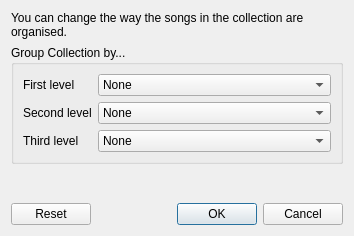
<?xml version="1.0" encoding="UTF-8"?>
<ui version="4.0">
 <class>GroupByDialog</class>
 <widget class="QDialog" name="GroupByDialog">
  <property name="geometry">
   <rect>
    <x>0</x>
    <y>0</y>
    <width>354</width>
    <height>236</height>
   </rect>
  </property>
  <property name="windowTitle">
   <string>Collection advanced grouping</string>
  </property>
  <property name="windowIcon">
   <iconset resource="../../data/data.qrc">
    <normaloff>:/icons/64x64/strawberry.png</normaloff>:/icons/64x64/strawberry.png</iconset>
  </property>
  <layout class="QVBoxLayout" name="verticalLayout">
   <item>
    <widget class="QLabel" name="label_4">
     <property name="text">
      <string>You can change the way the songs in the collection are organised.</string>
     </property>
     <property name="wordWrap">
      <bool>true</bool>
     </property>
    </widget>
   </item>
   <item>
    <widget class="QGroupBox" name="groupBox">
     <property name="title">
      <string>Group Collection by...</string>
     </property>
     <layout class="QFormLayout" name="formLayout">
      <item row="0" column="0">
       <widget class="QLabel" name="label">
        <property name="text">
         <string>First level</string>
        </property>
       </widget>
      </item>
      <item row="0" column="1">
       <widget class="QComboBox" name="first">
        <item>
         <property name="text">
          <string>None</string>
         </property>
        </item>
        <item>
         <property name="text">
          <string>Album</string>
         </property>
        </item>
        <item>
         <property name="text">
          <string>Artist</string>
         </property>
        </item>
        <item>
         <property name="text">
          <string>Album artist</string>
         </property>
        </item>
        <item>
         <property name="text">
          <string>Composer</string>
         </property>
        </item>
        <item>
         <property name="text">
          <string>File type</string>
         </property>
        </item>
        <item>
         <property name="text">
          <string>Genre</string>
         </property>
        </item>
        <item>
         <property name="text">
          <string>Year</string>
         </property>
        </item>
        <item>
         <property name="text">
          <string>Original year</string>
         </property>
        </item>
        <item>
         <property name="text">
          <string>Year - Album</string>
         </property>
        </item>
        <item>
         <property name="text">
          <string>Original year - Album</string>
         </property>
        </item>
        <item>
         <property name="text">
          <string>Bitrate</string>
         </property>
        </item>
        <item>
         <property name="text">
          <string>Disc</string>
         </property>
        </item>
        <item>
         <property name="text">
          <string>Performer</string>
         </property>
        </item>
        <item>
         <property name="text">
          <string>Grouping</string>
         </property>
        </item>
       </widget>
      </item>
      <item row="1" column="0">
       <widget class="QLabel" name="label_2">
        <property name="text">
         <string>Second level</string>
        </property>
       </widget>
      </item>
      <item row="1" column="1">
       <widget class="QComboBox" name="second">
        <item>
         <property name="text">
          <string>None</string>
         </property>
        </item>
        <item>
         <property name="text">
          <string>Album</string>
         </property>
        </item>
        <item>
         <property name="text">
          <string>Artist</string>
         </property>
        </item>
        <item>
         <property name="text">
          <string>Album artist</string>
         </property>
        </item>
        <item>
         <property name="text">
          <string>Composer</string>
         </property>
        </item>
        <item>
         <property name="text">
          <string>File type</string>
         </property>
        </item>
        <item>
         <property name="text">
          <string>Genre</string>
         </property>
        </item>
        <item>
         <property name="text">
          <string>Year</string>
         </property>
        </item>
        <item>
         <property name="text">
          <string>Original year</string>
         </property>
        </item>
        <item>
         <property name="text">
          <string>Year - Album</string>
         </property>
        </item>
        <item>
         <property name="text">
          <string>Original year - Album</string>
         </property>
        </item>
        <item>
         <property name="text">
          <string>Bitrate</string>
         </property>
        </item>
        <item>
         <property name="text">
          <string>Disc</string>
         </property>
        </item>
        <item>
         <property name="text">
          <string>Performer</string>
         </property>
        </item>
        <item>
         <property name="text">
          <string>Grouping</string>
         </property>
        </item>
       </widget>
      </item>
      <item row="2" column="0">
       <widget class="QLabel" name="label_3">
        <property name="text">
         <string>Third level</string>
        </property>
       </widget>
      </item>
      <item row="2" column="1">
       <widget class="QComboBox" name="third">
        <item>
         <property name="text">
          <string>None</string>
         </property>
        </item>
        <item>
         <property name="text">
          <string>Album</string>
         </property>
        </item>
        <item>
         <property name="text">
          <string>Artist</string>
         </property>
        </item>
        <item>
         <property name="text">
          <string>Album artist</string>
         </property>
        </item>
        <item>
         <property name="text">
          <string>Composer</string>
         </property>
        </item>
        <item>
         <property name="text">
          <string>File type</string>
         </property>
        </item>
        <item>
         <property name="text">
          <string>Genre</string>
         </property>
        </item>
        <item>
         <property name="text">
          <string>Year</string>
         </property>
        </item>
        <item>
         <property name="text">
          <string>Original year</string>
         </property>
        </item>
        <item>
         <property name="text">
          <string>Year - Album</string>
         </property>
        </item>
        <item>
         <property name="text">
          <string>Original year - Album</string>
         </property>
        </item>
        <item>
         <property name="text">
          <string>Bitrate</string>
         </property>
        </item>
        <item>
         <property name="text">
          <string>Disc</string>
         </property>
        </item>
        <item>
         <property name="text">
          <string>Performer</string>
         </property>
        </item>
        <item>
         <property name="text">
          <string>Grouping</string>
         </property>
        </item>
       </widget>
      </item>
     </layout>
    </widget>
   </item>
   <item>
    <spacer name="verticalSpacer">
     <property name="orientation">
      <enum>Qt::Vertical</enum>
     </property>
     <property name="sizeHint" stdset="0">
      <size>
       <width>20</width>
       <height>11</height>
      </size>
     </property>
    </spacer>
   </item>
   <item>
    <widget class="QDialogButtonBox" name="button_box">
     <property name="orientation">
      <enum>Qt::Horizontal</enum>
     </property>
     <property name="standardButtons">
      <set>QDialogButtonBox::Cancel|QDialogButtonBox::Ok|QDialogButtonBox::Reset</set>
     </property>
    </widget>
   </item>
  </layout>
 </widget>
 <tabstops>
  <tabstop>first</tabstop>
  <tabstop>second</tabstop>
  <tabstop>third</tabstop>
  <tabstop>button_box</tabstop>
 </tabstops>
 <resources>
  <include location="../../data/data.qrc"/>
 </resources>
 <connections>
  <connection>
   <sender>button_box</sender>
   <signal>accepted()</signal>
   <receiver>GroupByDialog</receiver>
   <slot>accept()</slot>
   <hints>
    <hint type="sourcelabel">
     <x>248</x>
     <y>254</y>
    </hint>
    <hint type="destinationlabel">
     <x>157</x>
     <y>274</y>
    </hint>
   </hints>
  </connection>
  <connection>
   <sender>button_box</sender>
   <signal>rejected()</signal>
   <receiver>GroupByDialog</receiver>
   <slot>reject()</slot>
   <hints>
    <hint type="sourcelabel">
     <x>316</x>
     <y>260</y>
    </hint>
    <hint type="destinationlabel">
     <x>286</x>
     <y>274</y>
    </hint>
   </hints>
  </connection>
 </connections>
</ui>
